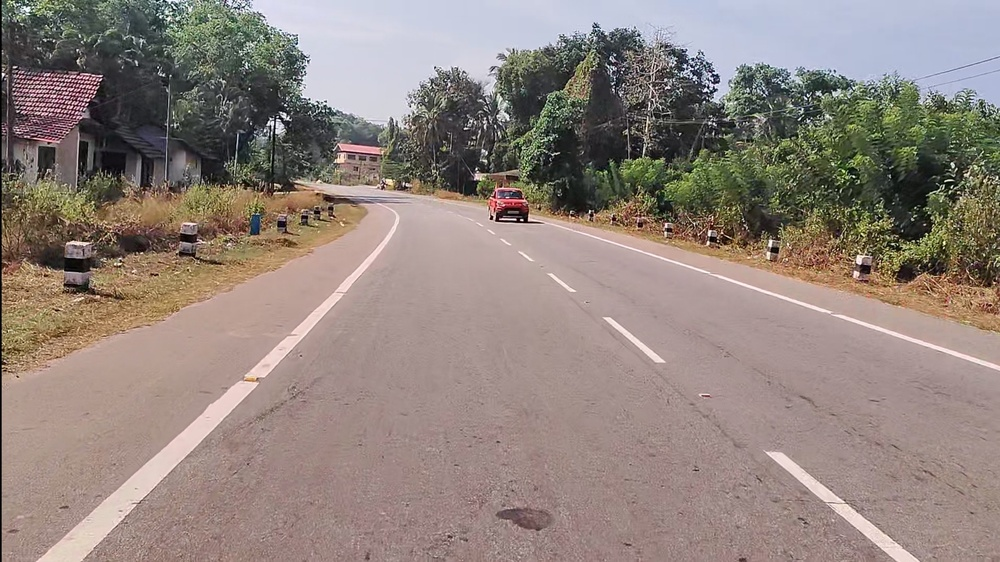
#> input picture CV/parappadi_nitte_1.jpg, 1000 x 562 px, shrunk from 1920 x 1080 before the run, found by its file name
$ jupyter execute cv_hough_transform_on_lanes.ipynb
#> lines starting #> are read from the running program, lines starting #| are printed output that depends on the picture
[cell 1]
import matplotlib.pyplot as plt
import matplotlib.image as mpimg
import numpy as np
import cv2

[cell 2]
# Read in and grayscale the image
image = mpimg.imread('C:\\Users\\Rolston Dsouza\\Downloads\\Tensorflow\\self dr(maj prx)\\CV\\parappadi_nitte_1.jpg')
#> image is the input picture: shape (562, 1000, 3); mean R, G, B 144.8, 131.6, 124.9
gray = cv2.cvtColor(image,cv2.COLOR_RGB2GRAY)
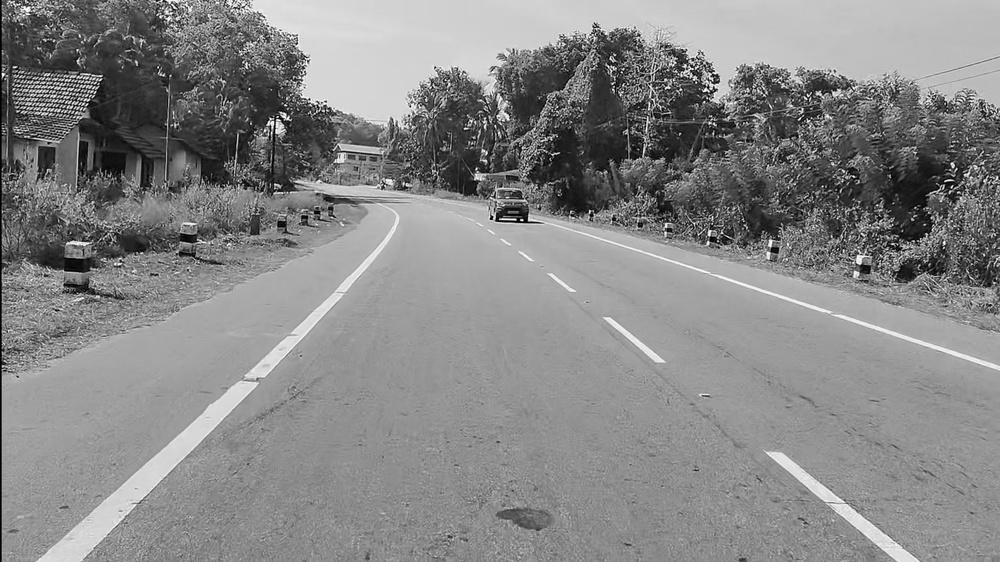
#> gray: shape (562, 1000); min 0, max 255, mean 134.8

[cell 3]
# Define a kernel size and apply Gaussian smoothing
kernel_size = 5
blur_gray = cv2.GaussianBlur(gray,(kernel_size, kernel_size),0)

[cell 4]
# Define our parameters for Canny and apply
low_threshold = 50
high_threshold = 150
masked_edges = cv2.Canny(blur_gray, low_threshold, high_threshold)
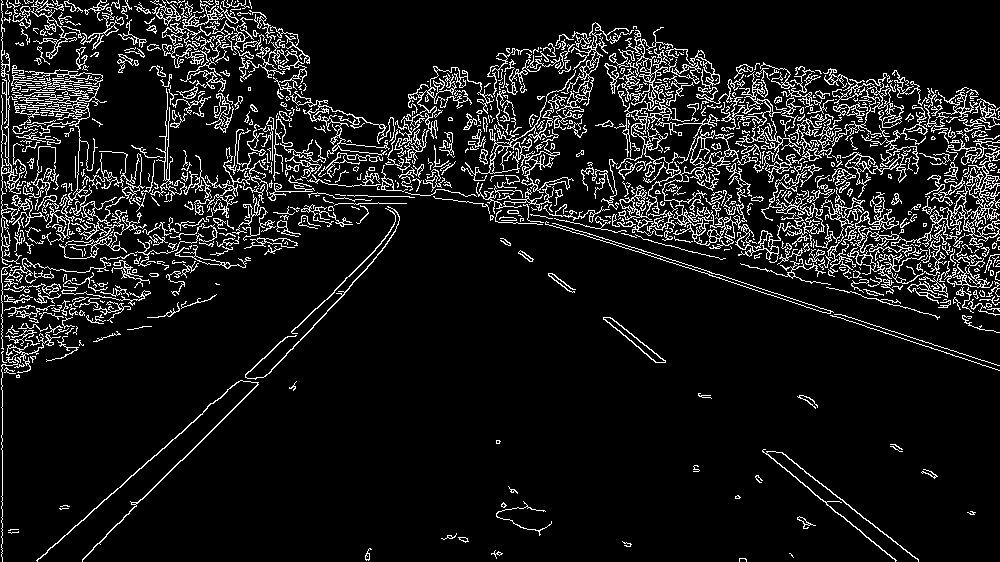
#> masked_edges: shape (562, 1000); 9.9% white in thin lines or dots

[cell 5]
# Define the Hough transform parameters
# Make a blank the same size as our image to draw on
rho = 1
theta = np.pi/180
threshold = 1
min_line_length = 10
max_line_gap = 1
line_image = np.copy(image)*0 #creating a blank to draw lines on
#> line_image: shape (562, 1000, 3); every value is 0

[cell 6]
# Run Hough on edge detected image
lines = cv2.HoughLinesP(masked_edges, rho, theta, threshold, np.array([]),
                            min_line_length, max_line_gap)
#> lines = 250 rows, first 6: [439, 147, 451, 147], [654, 61, 664, 61], [848, 107, 859, 103], [319, 306, 347, 277], [494, 175, 515, 175], [397, 131, 412, 124]

[cell 7]
# Iterate over the output "lines" and draw lines on the blank
for line in lines:
    for x1,y1,x2,y2 in line:
        cv2.line(line_image,(x1,y1),(x2,y2),(255,0,0),10)
#> this loop made 250 passes
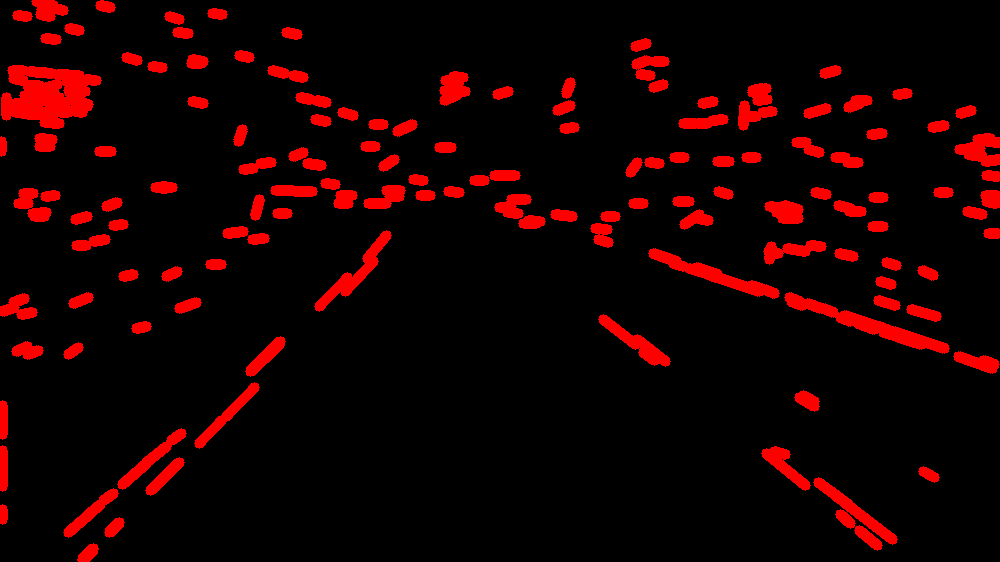
#> line_image: shape (562, 1000, 3); mean R, G, B 23.3, 0, 0

[cell 8]
# Create a "color" binary image to combine with line image
color_edges = np.dstack((masked_edges, masked_edges, masked_edges))
#> color_edges: shape (562, 1000, 3); 9.9% white in thin lines or dots

[cell 9]
# Draw the lines on the edge image
combo = cv2.addWeighted(color_edges, 0.8, line_image, 1, 0)
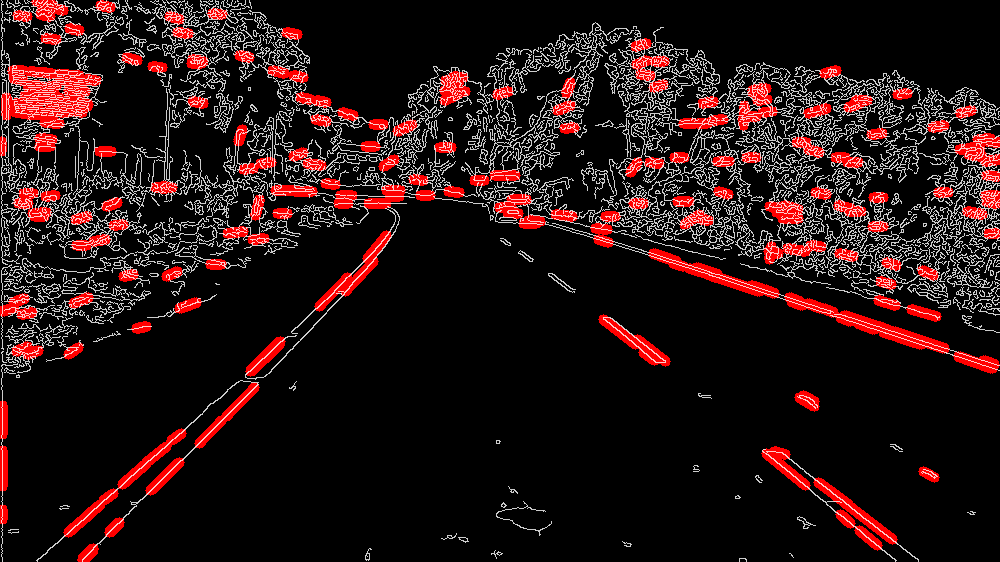
#> combo: shape (562, 1000, 3); mean of channels 0, 1, 2 38.8, 20.1, 20.1; drawn as R, G, B
plt.imshow(combo)
